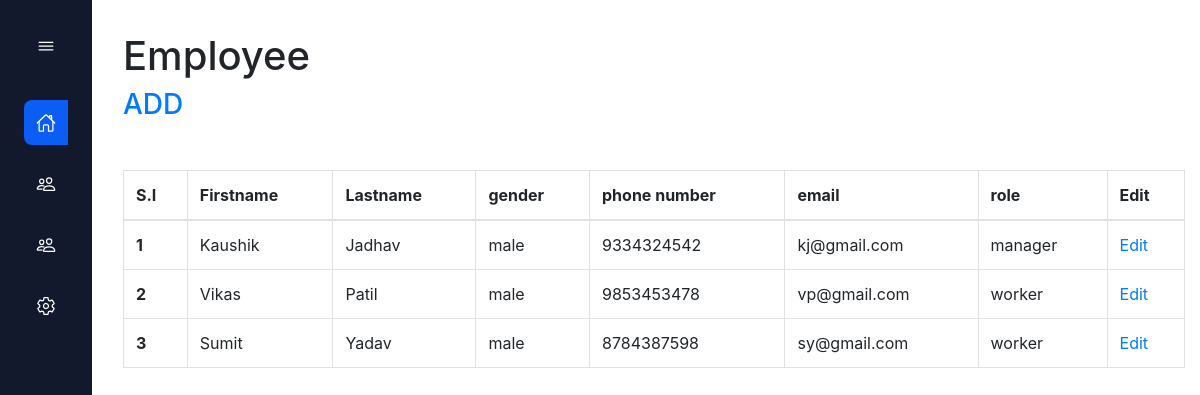
The page /employee on the database as committed earlier.
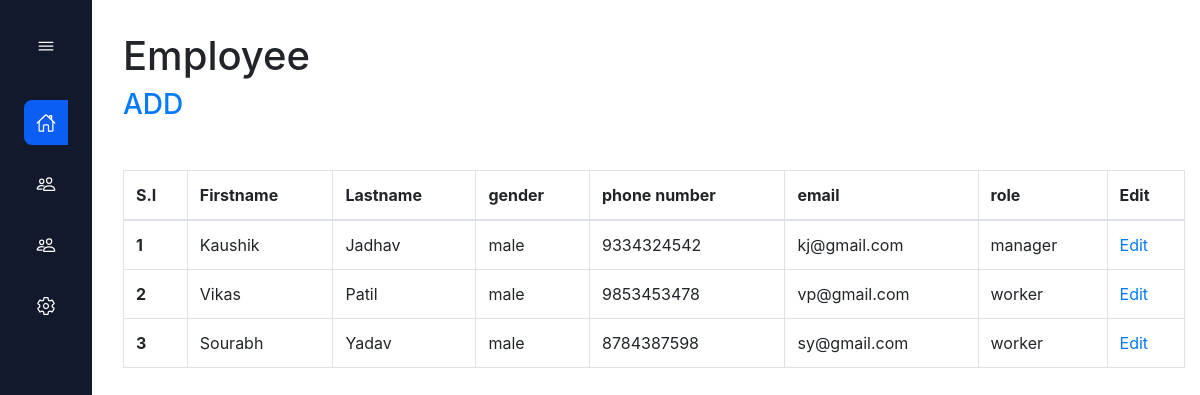
The same page on the database as committed later.
### sparemanagement/models.py (models this page shows)
class Employee(models.Model):
    firstname = models.CharField(max_length= 20)
    lastname = models.CharField(max_length= 20)
    gender= models.CharField(max_length= 10)
    phone_number = models.CharField(max_length=10, unique=True)
    email = models.EmailField(unique = True)
    role = models.CharField( max_length=20)

### sparemanagement/views.py (the view)
# urls.py: path('employee', views.employee, name='employee'),
def employee(request):
    data = Employee.objects.all()
    content = {'data': data}
    return render(request, 'sparemanagement/empoyee.html', content)

### sparemanagement/templates/sparemanagement/empoyee.html (shortened to what this page needs)
{% extends "./base.html" %}
{% block content %}
<div class="container mb-5">
  <div class="mb-5">
    <h1>Employee</h1>
   <a href="/admin/sparemanagement/employee/add/"><h3>ADD</h3></a >
  </div>
  <table class="table table-bordered">
    <thead>
      <tr>
        <th scope="col">S.I</th>
        <th scope="col">Firstname</th>
        <th scope="col">Lastname</th>
        <th scope="col">gender</th>
        <th scope="col">phone number</th>
        <th scope="col">email</th>
        <th scope="col">role</th>
        <th scope='col'>Edit</th>
      </tr>
    </thead>
    <tbody>
      {% for content in data %}
      <tr>
        <th scope="row">{{content.id}}</th>
        <td>{{content.firstname}}</td>
        <td>{{content.lastname}}</td>
        <td>{{content.gender}}</td>
        <td>{{content.phone_number}}</td>
        <td>{{content.email}}</td>
        <td>{{content.role}}</td>
        <td><a href="/admin/sparemanagement/employee/">Edit</a></td>
      </tr>
      {% endfor %}
    </tbody>
  </table>
</div>
{% endblock content %}

### sparemanagement/templates/sparemanagement/base.html (shortened to what this page needs)
<!DOCTYPE html>
<html lang="en">
  <head>
    {% load static %}
    <link rel="stylesheet" href="{%static 'sparemanagement/css/style.css'%}" />
    <link
      rel="stylesheet"
      href="https://cdn.jsdelivr.net/npm/bootstrap@4.0.0/dist/css/bootstrap.min.css"
    />
  </head>
  <body id="body-pd">
    <div class="l-navbar" id="navbar">
      <nav class="nav">
        <div>
          <div class="nav__brand">
            <ion-icon
              name="menu-outline"
              class="nav__toggle"
              id="nav-toggle"
            ></ion-icon>
          </div>
          <div class="nav__list">
            <a href="/" class="nav__link active">
              <ion-icon name="home-outline" class="nav__icon"></ion-icon>
            </a>
            <a href="/employee" class="nav__link">
              <ion-icon name="people-outline" class="nav__icon"></ion-icon>
            </a>
            <a href="/supplier" class="nav__link">
              <ion-icon name="people-outline" class="nav__icon"></ion-icon>
            </a>
            <a href="#" class="nav__link">
              <ion-icon name="settings-outline" class="nav__icon"></ion-icon>
            </a>
          </div>
        </div>
      </nav>
    </div>
    {% comment %} start {% endcomment %} {% block content %}{% endblock %}
  </body>
</html>

### sparemanagement/static/sparemanagement/css/style.css (style rules this page uses)
:root { --nav-width: 92px; --first-color: #0c5df4; --bg-color: #12192c; --sub-color: #b6cefc; --white-color: #fff; --body-font: "Poppins", sans-serif; --normal-font-size: 1rem; --small-font-size: 0.875rem; --z-fixed: 100; }
body { position: relative; margin: 0; padding: 2rem 0 0 6.75rem; font-family: var(--body-font); font-size: var(--normal-font-size); transition: 0.5s; }
h1 { margin: 0; }
a { text-decoration: none; }
.l-navbar { position: fixed; top: 0; left: 0; width: var(--nav-width); height: 100vh; background-color: var(--bg-color); color: var(--white-color); padding: 1.5rem 1.5rem 2rem; transition: 0.5s; z-index: var(--z-fixed); }
.nav { height: 100%; display: flex; flex-direction: column; justify-content: space-between; overflow: hidden; }
.nav__brand { display: grid; grid-template-columns: max-content max-content; justify-content: space-between; align-items: center; margin-bottom: 2rem; }
.nav__toggle { font-size: 1.25rem; padding: 0.75rem; cursor: pointer; }
.nav__link { display: grid; grid-template-columns: max-content max-content; align-items: center; column-gap: 0.75rem; padding: 0.75rem; color: var(--white-color); border-radius: 0.5rem; margin-bottom: 1rem; transition: 0.3s; cursor: pointer; }
.nav__icon { font-size: 1.25rem; }
.active { background-color: var(--first-color); }

Rows that differ between the two databases and show on the page:
changed Employee "Yadav": firstname "Sumit" → "Sourabh"
